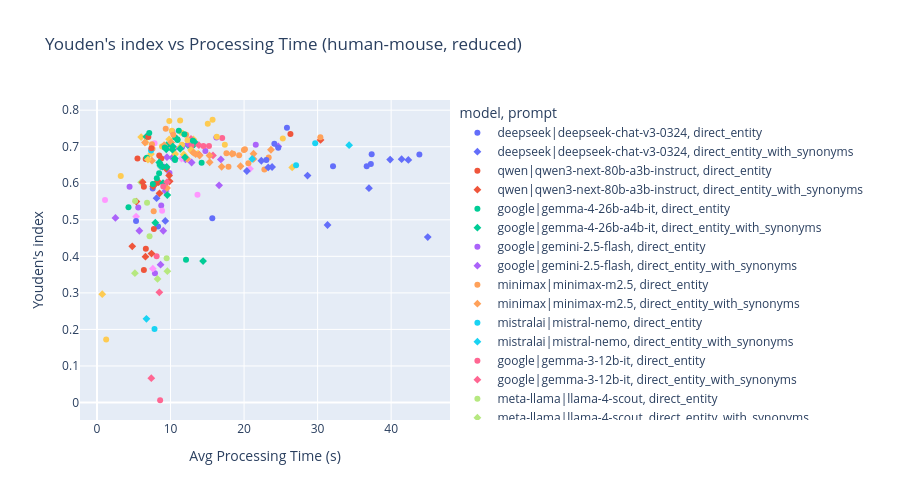
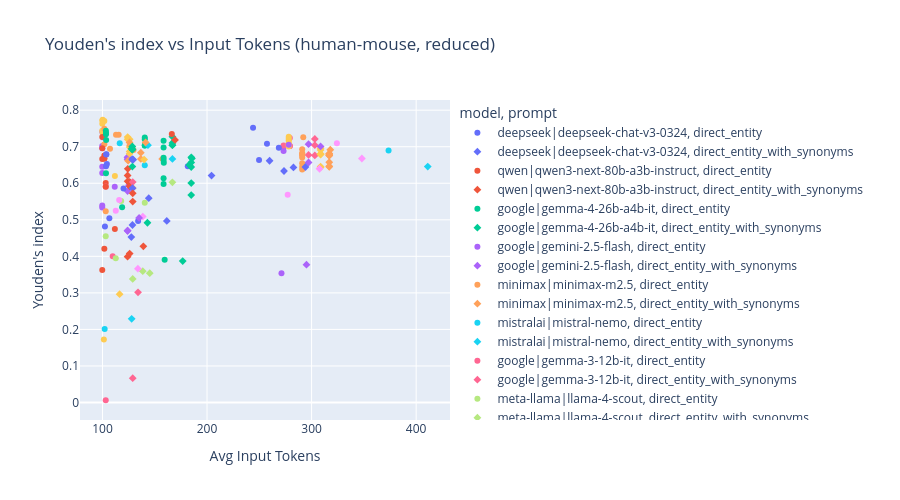
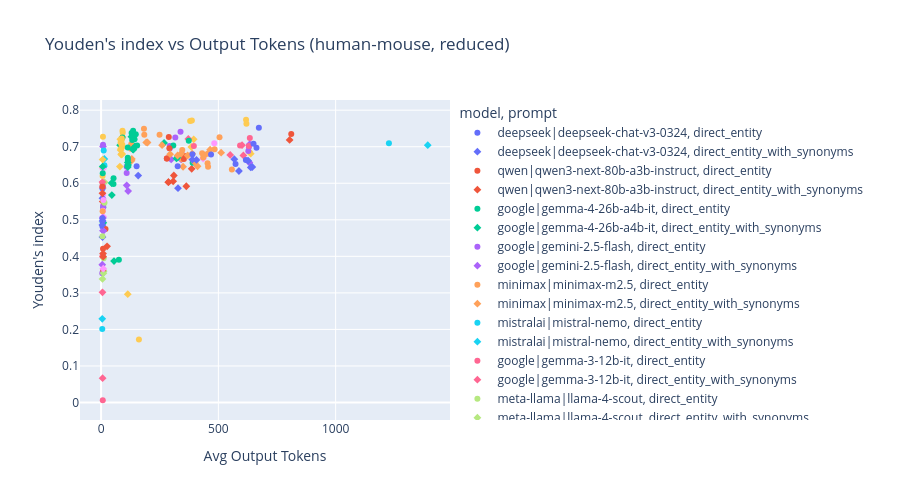
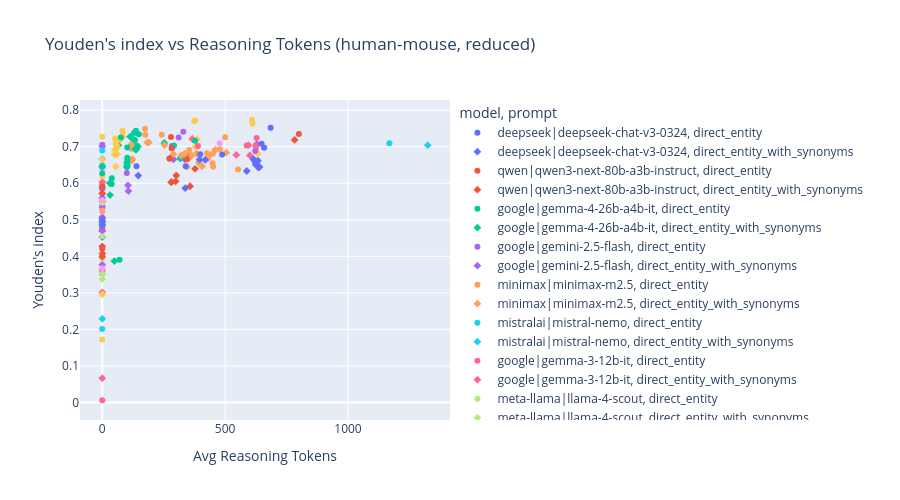

Notebook code for these charts, in order:
### Code cell
# --- Collect performance + usage stats for human-mouse scatter plots ---
experiment_stats_df = collect_all_experiment_stats(subsets=["human-mouse"])
print(f"Collected {len(experiment_stats_df)} experiment stats for human-mouse")
metric = "Youden's index"

if not experiment_stats_df.empty:
    # Filter to rows that have both performance and usage data
    perf_cols = [c for c in experiment_stats_df.columns if c.startswith("perf_")]
    usage_cols = ["mean_input_tokens", "mean_output_tokens", "mean_input_cached_tokens",
                  "mean_output_reasoning_tokens", "mean_proc_time"]

    scatter_df = experiment_stats_df.dropna(subset=[f"perf_{metric}"]).copy()
    scatter_df["label"] = scatter_df["model"] + " | " + scatter_df["exp_name"]

    # Compute cost per pair for each experiment
    costs = []
    for _, row in scatter_df.iterrows():
        model_meta = all_model_metadata.get(row["model"])
        if model_meta is None:
            costs.append(np.nan)
            continue
        cost = model_meta.cost_for_tokens(
            input_tokens=float(row.get("mean_input_tokens") or 0),
            output_tokens=float(row.get("mean_output_tokens") or 0),
            cached_tokens=float(row.get("mean_input_cached_tokens") or 0),
            reasoning_tokens=float(row.get("mean_output_reasoning_tokens") or 0),
        )
        costs.append(cost)
    scatter_df["cost_per_pair"] = costs
    scatter_df["total_cost"] = scatter_df["cost_per_pair"] * get_num_pairs("human-mouse", "reduced")

    print(f"Scatter data: {len(scatter_df)} rows with performance + usage")
    display(scatter_df[["model", "exp_name", "prompt", f"perf_{metric}", "mean_input_tokens",
                         "mean_output_tokens", "mean_proc_time", "cost_per_pair"]].head(10))

    # --- Scatter plots ---
    plot_configs = [
        ("mean_proc_time", "Avg Processing Time (s)", f"{metric} vs Processing Time"),
        ("mean_input_tokens", "Avg Input Tokens", f"{metric} vs Input Tokens"),
        ("mean_output_tokens", "Avg Output Tokens", f"{metric} vs Output Tokens"),
        ("mean_output_reasoning_tokens", "Avg Reasoning Tokens", f"{metric} vs Reasoning Tokens"),
        ("cost_per_pair", "Cost per Pair (USD)", f"{metric} vs Cost per Pair"),
        ("total_cost", "Total Cost (USD)", f"{metric} vs Total Cost (human-mouse reduced)"),
    ]

    for x_col, x_label, title in plot_configs:
        if x_col not in scatter_df.columns:
            continue
        plot_data = scatter_df.dropna(subset=[x_col])
        if plot_data.empty or (plot_data[x_col] == 0).all():
            continue

        fig = px.scatter(
            plot_data,
            x=x_col,
            y=f"perf_{metric}",
            color="model",
            symbol="prompt",
            hover_data=["exp_name", "model", "prompt"],
            title=f"{title} (human-mouse, reduced)",
            labels={x_col: x_label, f"perf_{metric}": metric},
        )
        fig.update_layout(height=500, width=900)
        fig.show()
else:
    print("No experiment stats found for human-mouse.")
